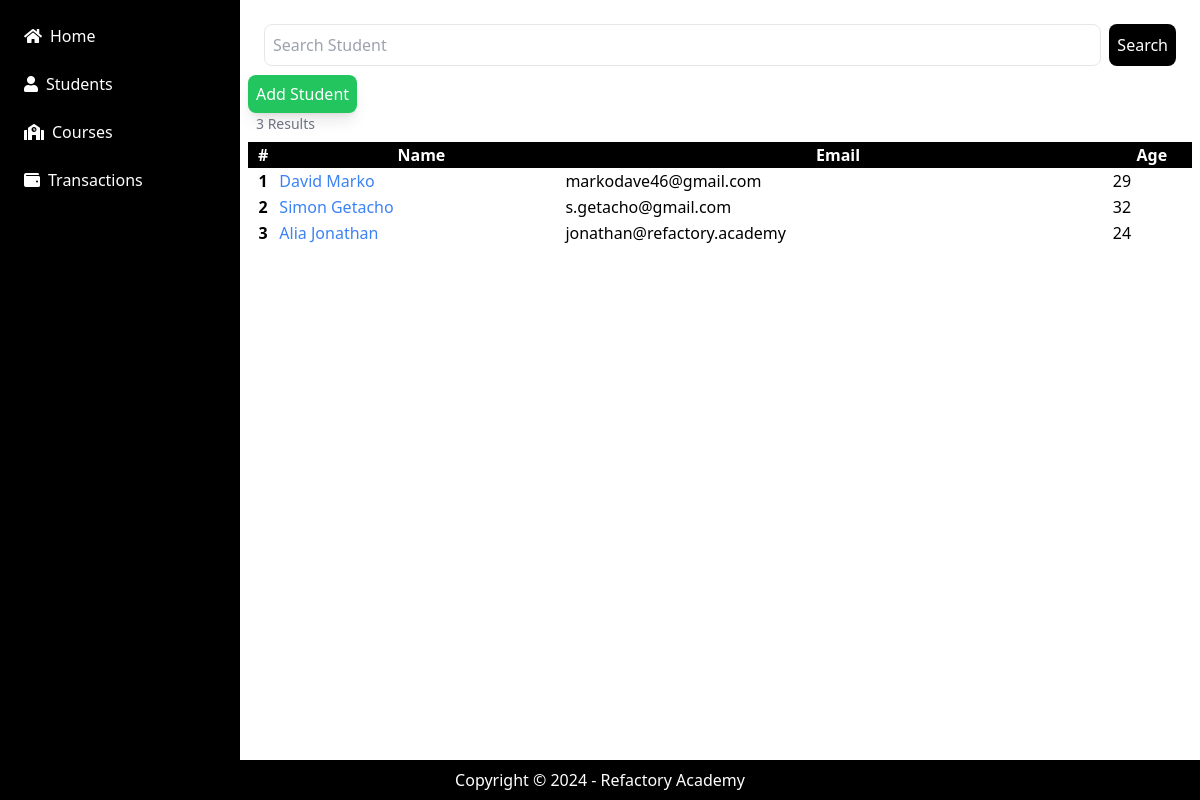
The page /students/ on the database its author committed.
### application/models.py (models this page shows)
class Student(models.Model):
    first_name = models.CharField(max_length=255)
    last_name = models.CharField(max_length=255)
    email = models.EmailField(max_length=254)
    age = models.IntegerField()
    gender = models.CharField(max_length=255)

### application/views.py (the view)
# urls.py: path('students/', studentsList, name="students"),
def studentsList(request):
    if request.method == "POST":
        query = request.POST['query']
        all_students = Student.objects.filter(first_name__contains=query)
    else:
        all_students = Student.objects.all()
    result_count = len(all_students)
    context = {
        'all_students': all_students,
        'result_count': result_count
    }
    template = loader.get_template("student_list.html")
    return HttpResponse(template.render(context))

### application/templates/student_list.html
{% extends 'base.html' %}
{% block content %}
<form method="post" class="flex gap-2 p-4">
    <input type="text" name="query" required minlength="3" placeholder="Search Student" class="p-2 rounded-lg border w-full">
    <button class="p-2 bg-black text-white rounded-lg" type="submit"> Search </button>
</form>
<a href="/student/add" class="p-2 bg-green-500 text-white rounded-lg shadow-lg"> Add Student </a>
<p class="text-sm text-gray-500 p-2"> {{ result_count }} Results </p>
<table class="w-full">
    <thead class="bg-black text-white">
        <tr>
            <th> # </th>
            <th> Name </th>
            <th> Email </th>
            <th> Age </th>
        </tr>
    </thead>
    <tbody>
        {% for student in all_students %}
            <tr class="p-2">
                <th> {{ student.id }} </th>
                <td> <a href="/student/view/{{ student.id }}" class="text-blue-500">  {{ student.first_name }} {{ student.last_name }} </a> </td>
                <td> {{ student.email }} </td>
                <td> {{ student.age }} </td>
            </tr>
        {% endfor %}
    </tbody>
</table>
{% endblock %}

### rows shown on the page
Student: id "1", first_name "David", last_name "Marko", email "markodave46@gmail.com", age "29"
Student: id "2", first_name "Simon", last_name "Getacho", email "s.getacho@gmail.com", age "32"
Student: id "3", first_name "Alia", last_name "Jonathan", email "jonathan@refactory.academy", age "24"

### other values the page prints
{{ result_count }} "3"
